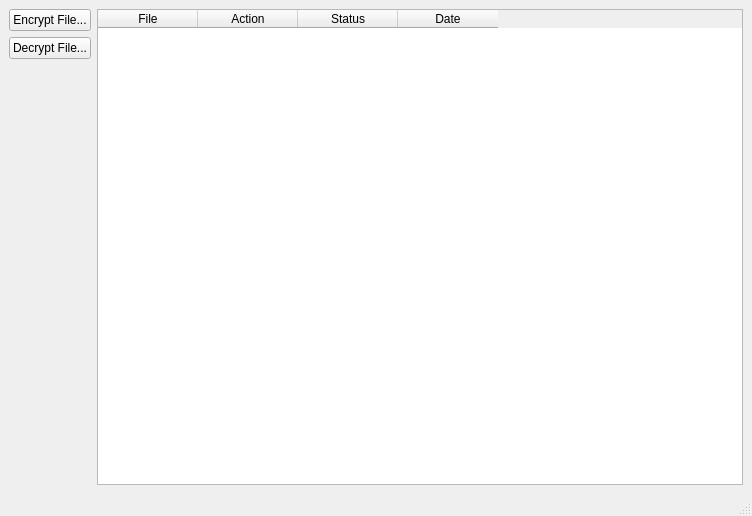
<?xml version="1.0" encoding="UTF-8"?>
<ui version="4.0">
 <class>DESForm</class>
 <widget class="QMainWindow" name="DESForm">
  <property name="enabled">
   <bool>true</bool>
  </property>
  <property name="geometry">
   <rect>
    <x>0</x>
    <y>0</y>
    <width>752</width>
    <height>516</height>
   </rect>
  </property>
  <property name="windowTitle">
   <string>DES Encoder</string>
  </property>
  <property name="tabShape">
   <enum>QTabWidget::Rounded</enum>
  </property>
  <widget class="QWidget" name="centralwidget">
   <layout class="QGridLayout" name="gridLayout">
    <item row="0" column="1">
     <widget class="QTableWidget" name="tblResult">
      <property name="enabled">
       <bool>true</bool>
      </property>
      <property name="editTriggers">
       <set>QAbstractItemView::NoEditTriggers</set>
      </property>
      <property name="alternatingRowColors">
       <bool>true</bool>
      </property>
      <property name="rowCount">
       <number>0</number>
      </property>
      <column>
       <property name="text">
        <string>File</string>
       </property>
      </column>
      <column>
       <property name="text">
        <string>Action</string>
       </property>
      </column>
      <column>
       <property name="text">
        <string>Status</string>
       </property>
      </column>
      <column>
       <property name="text">
        <string>Date</string>
       </property>
      </column>
     </widget>
    </item>
    <item row="0" column="0">
     <layout class="QVBoxLayout" name="vlButtons">
      <item>
       <widget class="QPushButton" name="btnEncrypt">
        <property name="text">
         <string>Encrypt File...</string>
        </property>
       </widget>
      </item>
      <item>
       <widget class="QPushButton" name="btnDecrypt">
        <property name="text">
         <string>Decrypt File...</string>
        </property>
       </widget>
      </item>
      <item>
       <spacer name="verticalSpacer">
        <property name="orientation">
         <enum>Qt::Vertical</enum>
        </property>
        <property name="sizeHint" stdset="0">
         <size>
          <width>20</width>
          <height>40</height>
         </size>
        </property>
       </spacer>
      </item>
     </layout>
    </item>
   </layout>
  </widget>
  <widget class="QMenuBar" name="menubar">
   <property name="geometry">
    <rect>
     <x>0</x>
     <y>0</y>
     <width>752</width>
     <height>21</height>
    </rect>
   </property>
  </widget>
  <widget class="QStatusBar" name="statusbar"/>
 </widget>
 <tabstops>
  <tabstop>btnEncrypt</tabstop>
  <tabstop>btnDecrypt</tabstop>
  <tabstop>tblResult</tabstop>
 </tabstops>
 <resources/>
 <connections/>
</ui>
